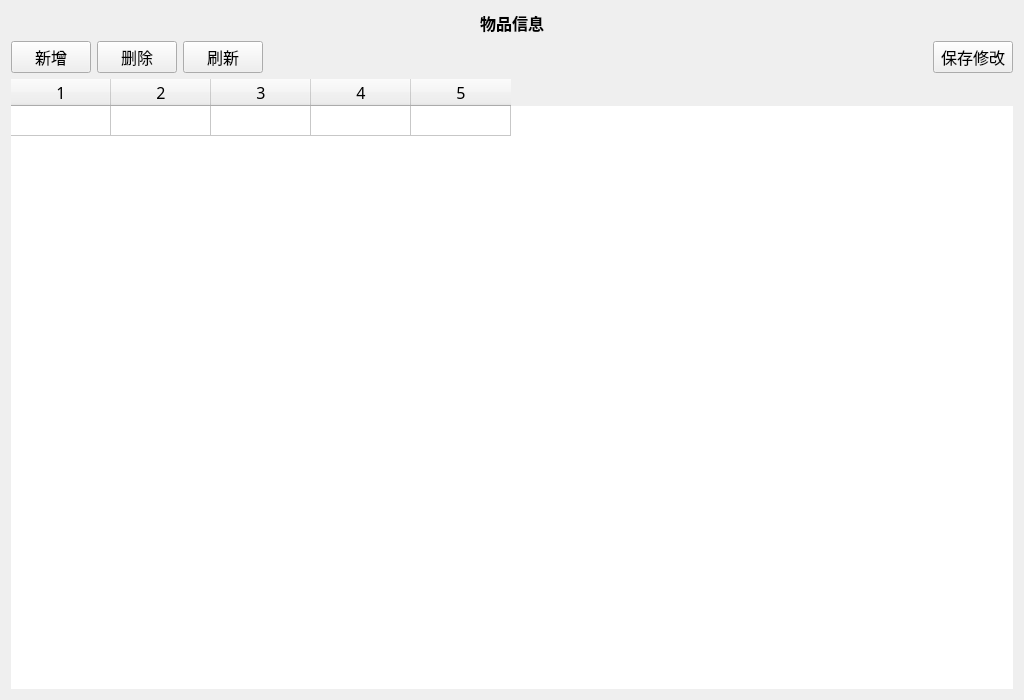
<?xml version="1.0" encoding="UTF-8"?>
<ui version="4.0">
 <class>GoodsInfo</class>
 <widget class="QWidget" name="GoodsInfo">
  <property name="geometry">
   <rect>
    <x>0</x>
    <y>0</y>
    <width>1024</width>
    <height>700</height>
   </rect>
  </property>
  <property name="font">
   <font>
    <family>楷体</family>
    <pointsize>12</pointsize>
   </font>
  </property>
  <property name="windowTitle">
   <string>Form</string>
  </property>
  <layout class="QVBoxLayout" name="verticalLayout">
   <item>
    <widget class="QLabel" name="label">
     <property name="font">
      <font>
       <family>楷体</family>
       <pointsize>12</pointsize>
       <weight>75</weight>
       <bold>true</bold>
      </font>
     </property>
     <property name="text">
      <string>物品信息</string>
     </property>
     <property name="alignment">
      <set>Qt::AlignCenter</set>
     </property>
    </widget>
   </item>
   <item>
    <layout class="QHBoxLayout" name="horizontalLayout">
     <item>
      <widget class="QPushButton" name="btnCreate">
       <property name="text">
        <string>新增</string>
       </property>
      </widget>
     </item>
     <item>
      <widget class="QPushButton" name="btnDelete">
       <property name="text">
        <string>删除</string>
       </property>
      </widget>
     </item>
     <item>
      <widget class="QPushButton" name="btnFlush">
       <property name="text">
        <string>刷新</string>
       </property>
      </widget>
     </item>
     <item>
      <spacer name="horizontalSpacer">
       <property name="orientation">
        <enum>Qt::Horizontal</enum>
       </property>
       <property name="sizeHint" stdset="0">
        <size>
         <width>40</width>
         <height>20</height>
        </size>
       </property>
      </spacer>
     </item>
     <item>
      <widget class="QPushButton" name="btnSave">
       <property name="text">
        <string>保存修改</string>
       </property>
      </widget>
     </item>
    </layout>
   </item>
   <item>
    <widget class="QTableWidget" name="tableWidget">
     <property name="frameShape">
      <enum>QFrame::NoFrame</enum>
     </property>
     <property name="selectionBehavior">
      <enum>QAbstractItemView::SelectRows</enum>
     </property>
     <property name="rowCount">
      <number>1</number>
     </property>
     <property name="columnCount">
      <number>5</number>
     </property>
     <attribute name="horizontalHeaderCascadingSectionResizes">
      <bool>true</bool>
     </attribute>
     <attribute name="horizontalHeaderMinimumSectionSize">
      <number>25</number>
     </attribute>
     <attribute name="verticalHeaderVisible">
      <bool>false</bool>
     </attribute>
     <row/>
     <column/>
     <column/>
     <column/>
     <column/>
     <column/>
    </widget>
   </item>
  </layout>
 </widget>
 <resources/>
 <connections/>
</ui>
